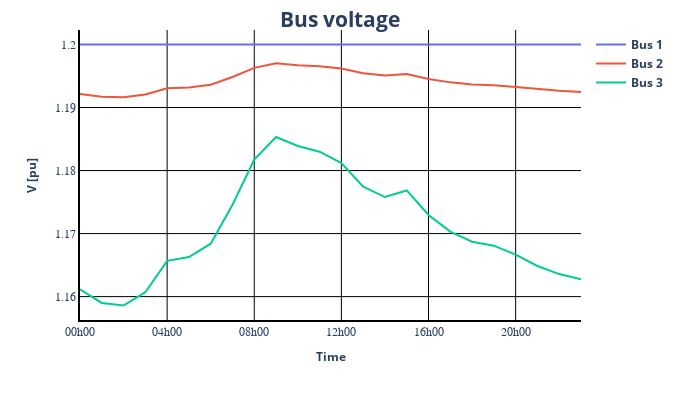
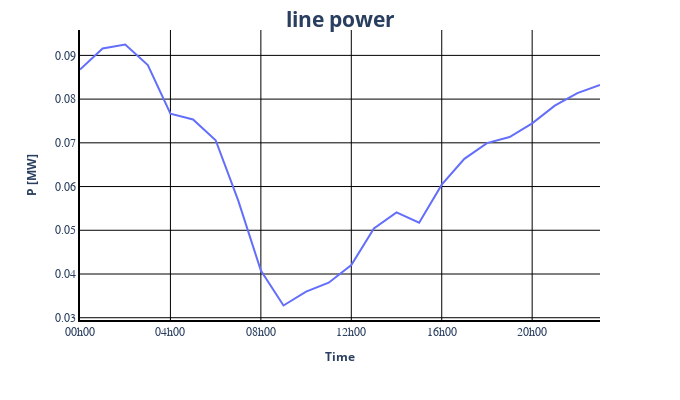

The code cell stored with these charts, in order, in its notebook:
### Markdown cell above
We can use the second power profile loaded for the excel file. To do this, we just need to modify the `profile_mapping` parameter before applying once again the power profile:

### Code cell
net.load.loc[0, "profile_mapping"] = 1
pp_sim.apply_power_profile(net=net, equipment="load", power_profiles=time_series["load"])
result_df = pp_sim.run_time_simulation(net=net)
print()
pp_plot.plot_timeseries_result(data_df=result_df["res_bus.vm_pu"], ylabel="V [pu]",
                       plot_title="Bus voltage", filename= "voltage_result")
print()
pp_plot.plot_timeseries_result(data_df=result_df["res_line.p_from_mw"], ylabel="P [MW]",
                       plot_title="line power", filename= "line_result")

### Figure 1 — Plotly figure (JSON) as saved in the notebook; plotly's stock layout.template omitted (floating-point values rounded to 4 significant figures)
{"data": [{"hovertemplate": "<b>Bus 1<br>V [pu]: %{y:.2f}<br>Time: %{text}<b><extra></extra>", "mode": "lines", "name": "<b>Bus 1<b>", "text": ["00h00", "01h00", "02h00", "03h00", "04h00", "05h00", "06h00", "07h00", "08h00", "09h00", "10h00", "11h00", "12h00", "13h00", "14h00", "15h00", "16h00", "17h00", "18h00", "19h00", "20h00", "21h00", "22h00", "23h00"], "type": "scatter", "x": [0, 1, 2, 3, 4, 5, 6, 7, 8, 9, 10, 11, 12, 13, 14, 15, 16, 17, 18, 19, 20, 21, 22, 23], "y": [1.2, 1.2, 1.2, 1.2, 1.2, 1.2, 1.2, 1.2, 1.2, 1.2, 1.2, 1.2, 1.2, 1.2, 1.2, 1.2, 1.2, 1.2, 1.2, 1.2, 1.2, 1.2, 1.2, 1.2]}, {"hovertemplate": "<b>Bus 2<br>V [pu]: %{y:.2f}<br>Time: %{text}<b><extra></extra>", "mode": "lines", "name": "<b>Bus 2<b>", "text": ["00h00", "01h00", "02h00", "03h00", "04h00", "05h00", "06h00", "07h00", "08h00", "09h00", "10h00", "11h00", "12h00", "13h00", "14h00", "15h00", "16h00", "17h00", "18h00", "19h00", "20h00", "21h00", "22h00", "23h00"], "type": "scatter", "x": [0, 1, 2, 3, 4, 5, 6, 7, 8, 9, 10, 11, 12, 13, 14, 15, 16, 17, 18, 19, 20, 21, 22, 23], "y": [1.192, 1.192, 1.192, 1.192, 1.193, 1.193, 1.194, 1.195, 1.196, 1.197, 1.197, 1.197, 1.196, 1.195, 1.195, 1.195, 1.195, 1.194, 1.194, 1.194, 1.193, 1.193, 1.193, 1.192]}, {"hovertemplate": "<b>Bus 3<br>V [pu]: %{y:.2f}<br>Time: %{text}<b><extra></extra>", "mode": "lines", "name": "<b>Bus 3<b>", "text": ["00h00", "01h00", "02h00", "03h00", "04h00", "05h00", "06h00", "07h00", "08h00", "09h00", "10h00", "11h00", "12h00", "13h00", "14h00", "15h00", "16h00", "17h00", "18h00", "19h00", "20h00", "21h00", "22h00", "23h00"], "type": "scatter", "x": [0, 1, 2, 3, 4, 5, 6, 7, 8, 9, 10, 11, 12, 13, 14, 15, 16, 17, 18, 19, 20, 21, 22, 23], "y": [1.161, 1.159, 1.159, 1.161, 1.166, 1.166, 1.168, 1.175, 1.182, 1.185, 1.184, 1.183, 1.181, 1.177, 1.176, 1.177, 1.173, 1.17, 1.169, 1.168, 1.167, 1.165, 1.164, 1.163]}], "layout": {"font": {"size": 15}, "height": 400, "legend": {"font": {"size": 12}}, "margin": {"t": 30}, "paper_bgcolor": "white", "plot_bgcolor": "white", "title": {"text": "<b>Bus voltage<b>", "x": 0.5, "xanchor": "center", "y": 0.97, "yanchor": "top"}, "width": 680, "xaxis": {"gridcolor": "black", "gridwidth": 1, "linecolor": "black", "linewidth": 2, "showgrid": true, "showline": true, "tickfont": {"family": "Arial Black", "size": 12}, "tickmode": "array", "ticktext": ["00h00", "04h00", "08h00", "12h00", "16h00", "20h00"], "tickvals": [0, 4, 8, 12, 16, 20], "title": {"font": {"size": 12}, "text": "<b>Time<b>"}, "zeroline": false}, "yaxis": {"gridcolor": "black", "gridwidth": 1, "linecolor": "black", "linewidth": 2, "showgrid": true, "showline": true, "tickfont": {"family": "Arial Black", "size": 12}, "title": {"font": {"size": 12}, "text": "<b>V [pu]<b>"}, "zeroline": false}}}

### Figure 2 — Plotly figure (JSON) as saved in the notebook; plotly's stock layout.template omitted (floating-point values rounded to 4 significant figures)
{"data": [{"hovertemplate": "<b>Line<br>P [MW]: %{y:.2f}<br>Time: %{text}<b><extra></extra>", "mode": "lines", "name": "<b>Line<b>", "text": ["00h00", "01h00", "02h00", "03h00", "04h00", "05h00", "06h00", "07h00", "08h00", "09h00", "10h00", "11h00", "12h00", "13h00", "14h00", "15h00", "16h00", "17h00", "18h00", "19h00", "20h00", "21h00", "22h00", "23h00"], "type": "scatter", "x": [0, 1, 2, 3, 4, 5, 6, 7, 8, 9, 10, 11, 12, 13, 14, 15, 16, 17, 18, 19, 20, 21, 22, 23], "y": [0.08677, 0.0916, 0.09249, 0.08779, 0.07669, 0.07535, 0.0706, 0.0568, 0.04077, 0.0328, 0.03597, 0.038, 0.04204, 0.05042, 0.05408, 0.05173, 0.06043, 0.06635, 0.06993, 0.07132, 0.07446, 0.0785, 0.08138, 0.08325]}], "layout": {"font": {"size": 15}, "height": 400, "legend": {"font": {"size": 12}}, "margin": {"t": 30}, "paper_bgcolor": "white", "plot_bgcolor": "white", "title": {"text": "<b>line power<b>", "x": 0.5, "xanchor": "center", "y": 0.97, "yanchor": "top"}, "width": 680, "xaxis": {"gridcolor": "black", "gridwidth": 1, "linecolor": "black", "linewidth": 2, "showgrid": true, "showline": true, "tickfont": {"family": "Arial Black", "size": 12}, "tickmode": "array", "ticktext": ["00h00", "04h00", "08h00", "12h00", "16h00", "20h00"], "tickvals": [0, 4, 8, 12, 16, 20], "title": {"font": {"size": 12}, "text": "<b>Time<b>"}, "zeroline": false}, "yaxis": {"gridcolor": "black", "gridwidth": 1, "linecolor": "black", "linewidth": 2, "showgrid": true, "showline": true, "tickfont": {"family": "Arial Black", "size": 12}, "title": {"font": {"size": 12}, "text": "<b>P [MW]<b>"}, "zeroline": false}}}
